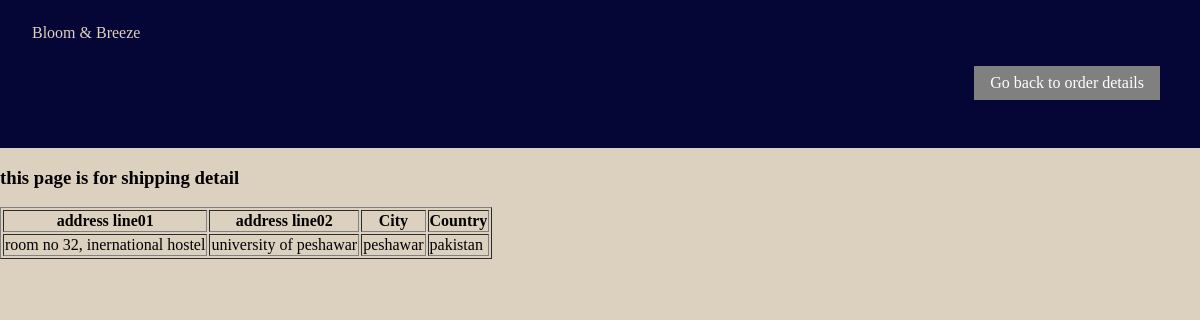
/admin_shipping_detail/1, run on the app's committed database.
### tables this page shows
CREATE TABLE shipping(
            id INTEGER PRIMARY KEY AUTOINCREMENT,
            user_id INTEGER NOT NULL,
            address_line01 TEXT NOT NULL,
            address_line02 TEXT,
            city TEXT NOT NULL,
            country TEXT NOT NULL,
            FOREIGN KEY (user_id) REFERENCES users(id));

### bloom_breeze.py (the view)
@app.route('/admin_shipping_detail/<int:shipping_id>')
def admin_shipping_detail(shipping_id):
    print(shipping_id)
    with sqlite3.connect('database.db') as conn:
        cursor = conn.cursor()
        cursor.execute("SELECT address_line01, address_line02, city, country FROM shipping WHERE id=?", (shipping_id,))
        shipping_data = cursor.fetchone()
        if shipping_data:
            shipping_detail = shipping_data
            print(shipping_detail)
        else:
            flash("shipping id not found")
    return render_template('admin_shipping_detail.html', shipping_detail=shipping_detail)

### bloom_breeze.py (called while the page is built)
@app.after_request
def add_no_cache(response):
    response.headers['Cache-Control'] = 'no-store, no-cache, must-revalidate, max-age=0'
    response.headers['Pragma'] = 'no-cache'
    response.headers['Expires'] = '0'
    return response

### templates/admin_shipping_detail.html (shortened to what this page needs)
<html>
<head>
    <link rel="stylesheet" href="{{url_for('static', filename='CSS/style_sheet.css')}}">
</head>
<body>
    <nav class="navbar navbar-dark bg-dark">
        <div class="container">
            <a class="navbar-brand" href="#">Bloom & Breeze</a>
            <div class="ms-auto">
                <ul class="navbar-nav ms-auto">
                    <li class="nav-item"><a class="btn btn-secondary" href="/admin_order_details">Go back to order
                            details</a>
                    </li>
                </ul>
            </div>
        </div>
    </nav>
    <h3>this page is for shipping detail</h3>
    <table border="1">
        <thead>
            <tr>
                <th>address line01</th>
                <th>address line02</th>
                <th>City</th>
                <th>Country</th>
            </tr>
        </thead>
        <tbody>
            <tr>
                <td>{{ shipping_detail[0] }}</td>
                <td>{{ shipping_detail[1] }}</td>
                <td>{{ shipping_detail[2] }}</td>
                <td>{{ shipping_detail[3] }}</td>
            </tr>
        </tbody>
    </table>
</body>
</html>

### static/CSS/style_sheet.css (style rules this page uses)
html, body { padding: 0; margin: 0; background-color: rgb(220, 208, 191); ; width: 100%; }
.container { width: 100%; display: flex; flex-direction: column; margin: 0.5rem auto; }
.ms-auto { margin-top: auto; margin-left: auto; }
.navbar { align-items: center; padding: 1rem 1rem; margin: 0; }
.bg-dark { background-color: rgb(5, 5, 54); }
.navbar-dark { color: rgb(220, 208, 191); }
.navbar-nav { padding: 0.5rem; display: flex; flex-direction: row; margin-bottom: 0; }
.nav-item { margin: 0.5rem auto; list-style-type: none; padding: 0.5rem 1rem; }
.navbar-brand { color: rgb(220, 208, 191); text-decoration: none; margin: auto 1rem; }
.btn { color: rgb(223, 212, 195); display: inline-block; text-decoration: none; }
.btn-secondary { background-color: gray; color: white; padding: 0.5rem 1rem; }

### data on the page
shipping: address_line01 "room no 32, inernational hostel", address_line02 "university of peshawar", city "peshawar", country "pakistan"
